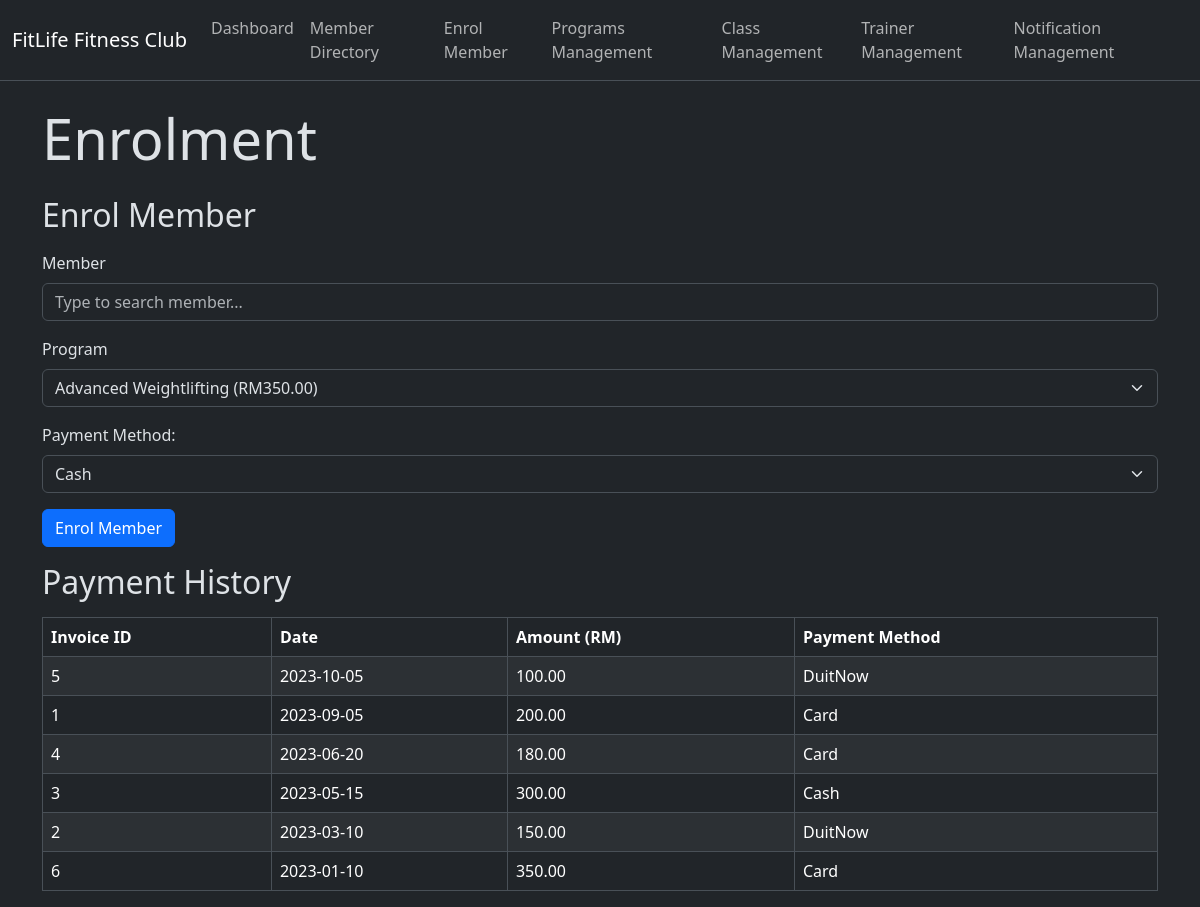
Page /signup_enrol.php on the committed database.
### tables this page shows
CREATE TABLE Invoice (
    invoice_id INTEGER AUTO_INCREMENT,
    invoice_date DATE NOT NULL,
    invoice_amount DECIMAL(10,2) NOT NULL,
    invoice_payment_method VARCHAR(20) NOT NULL,
    enrolment_id INTEGER NOT NULL UNIQUE,
    PRIMARY KEY(invoice_id),
    CONSTRAINT chk_payment_method 
        CHECK (invoice_payment_method IN ('Cash', 'Card', 'DuitNow'))
);

### signup_enrol.php (the view, shortened to what this page needs)
<?php
include 'db_connect.php';
include 'navbar.php';
?>
<div class="container mt-4">
	<h1 class="display-4 mb-4">Enrolment</h1>
	<h2 class="mb-3">Enrol Member</h2>
	<form method="POST" action="add_enrolment.php">
		<div class="mb-3">
			<label for="member_input" class="form-label">Member</label>
			<input class="form-control" list="datalistOptions" id="member_input" name="member_person_id" placeholder="Type to search member..." required>
		</div>
		<div class="mb-3">
			<label for="program_id" class="form-label">Program</label>
			<select name="program_id" class="form-select" required>
				<?php
				$program_query = " SELECT program_id, program_name, program_fee FROM Program ORDER BY program_name ASC";
				$program_result = $conn->query($program_query);
				while ($program = $program_result->fetch_assoc()):
				?>
					<option value="<?php echo $program['program_id'] ?>"><?php echo $program['program_name'] . " (RM" . $program['program_fee'] . ")" ?></option>
				<?php endwhile ?>
			</select>
		</div>
		<div class="mb-3">
			<label for="payment_method" class="form-label">Payment Method: </label>
			<select name="payment_method" class="form-select" required>
				<option value="Cash">Cash</option>
			</select>
		</div>
		<button type="submit" name="submit" class="btn btn-primary">Enrol Member</button>
	</form>
	<h2 class="mb-3">Payment History</h2>
	<div class="table-responsive">
		<table class="table table-striped table-hover table-bordered">
			<thead>
				<tr>
					<th>Invoice ID</th>
					<th>Date</th>
					<th>Amount (RM)</th>
					<th>Payment Method</th>
				</tr>
			</thead>
			<tbody>
				<?php
				$invoice_query = "SELECT * FROM Invoice ORDER BY invoice_date DESC";
				$result = $conn->query($invoice_query);
				while ($row = mysqli_fetch_assoc($result)):
				?>
					<tr>
						<td><?php echo $row['invoice_id'] ?></td>
						<td><?php echo $row['invoice_date'] ?></td>
						<td><?php echo $row['invoice_amount'] ?></td>
						<td><?php echo $row['invoice_payment_method'] ?></td>
					</tr>
				<?php endwhile; ?>
			</tbody>
		</table>
	</div>
</div>

### navbar.php (shortened to what this page needs)
<html lang="en" data-bs-theme="dark">
<link href="https://cdn.jsdelivr.net/npm/bootstrap@5.3.3/dist/css/bootstrap.min.css" rel="stylesheet">
<link rel="stylesheet" href="https://cdn.jsdelivr.net/npm/bootstrap-icons@1.13.1/font/bootstrap-icons.min.css">
<nav class="navbar navbar-expand-lg border-bottom">
	<div class="container-fluid">
		<a class="navbar-brand" href="index.php">FitLife Fitness Club</a>
		<div class="collapse navbar-collapse" id="navbarNav">
			<ul class="navbar-nav">
				<li class="nav-item">
					<a class="nav-link" href="index.php">Dashboard</a>
				</li>
				<li class="nav-item">
					<a class="nav-link" href="member_directory.php">Member Directory</a>
				</li>
				<li class="nav-item">
					<a class="nav-link" href="signup_enrol.php">Enrol Member</a>
				</li>
				<li class="nav-item">
					<a class="nav-link" href="programs_management.php">Programs Management</a>
				</li>
				<li class="nav-item">
					<a class="nav-link" href="class_management.php">Class Management</a>
				</li>
				<li class="nav-item">
					<a class="nav-link" href="trainer_management.php">Trainer Management</a>
				</li>
				<li class="nav-item">
					<a class="nav-link" href="notification_management.php">Notification Management</a>
				</li>
			</ul>
		</div>
	</div>
</nav>
</html>

### rows in the picture
invoice: invoice_id "5", invoice_date "2023-10-05", invoice_amount "100.00", invoice_payment_method "DuitNow"
invoice: invoice_id "1", invoice_date "2023-09-05", invoice_amount "200.00", invoice_payment_method "Card"
invoice: invoice_id "4", invoice_date "2023-06-20", invoice_amount "180.00", invoice_payment_method "Card"
invoice: invoice_id "3", invoice_date "2023-05-15", invoice_amount "300.00", invoice_payment_method "Cash"
invoice: invoice_id "2", invoice_date "2023-03-10", invoice_amount "150.00", invoice_payment_method "DuitNow"
invoice: invoice_id "6", invoice_date "2023-01-10", invoice_amount "350.00", invoice_payment_method "Card"

### other values in the picture
form field program_id "Advanced Weightlifting (RM350.00)"
